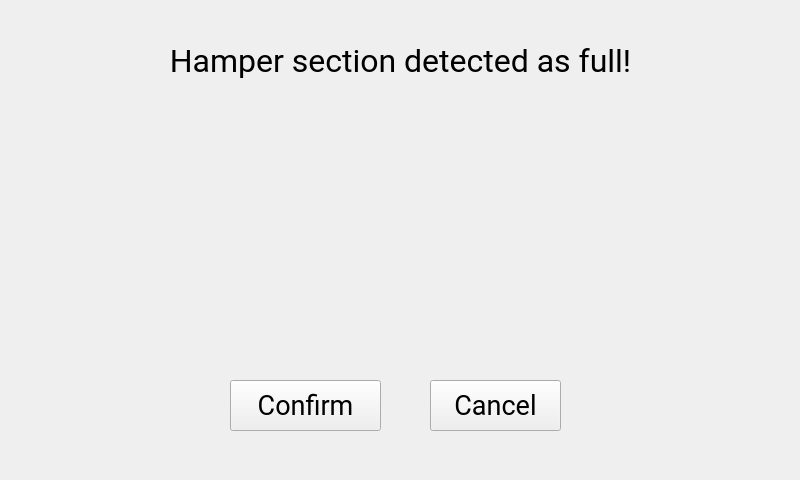
<?xml version="1.0" encoding="UTF-8"?>
<ui version="4.0">
 <class>WashPopup</class>
 <widget class="QMainWindow" name="WashPopup">
  <property name="geometry">
   <rect>
    <x>0</x>
    <y>0</y>
    <width>800</width>
    <height>480</height>
   </rect>
  </property>
  <property name="sizePolicy">
   <sizepolicy hsizetype="Maximum" vsizetype="Maximum">
    <horstretch>0</horstretch>
    <verstretch>0</verstretch>
   </sizepolicy>
  </property>
  <property name="minimumSize">
   <size>
    <width>800</width>
    <height>480</height>
   </size>
  </property>
  <property name="maximumSize">
   <size>
    <width>800</width>
    <height>512</height>
   </size>
  </property>
  <property name="baseSize">
   <size>
    <width>800</width>
    <height>480</height>
   </size>
  </property>
  <property name="windowTitle">
   <string>Laundry Manager and Optimizer</string>
  </property>
  <widget class="QWidget" name="washPopupWidget">
   <property name="minimumSize">
    <size>
     <width>320</width>
     <height>480</height>
    </size>
   </property>
   <property name="maximumSize">
    <size>
     <width>800</width>
     <height>480</height>
    </size>
   </property>
   <property name="baseSize">
    <size>
     <width>320</width>
     <height>480</height>
    </size>
   </property>
   <widget class="QLabel" name="fullDetectedLabel">
    <property name="geometry">
     <rect>
      <x>0</x>
      <y>40</y>
      <width>801</width>
      <height>41</height>
     </rect>
    </property>
    <property name="font">
     <font>
      <family>Roboto</family>
      <pointsize>24</pointsize>
      <weight>50</weight>
      <bold>false</bold>
     </font>
    </property>
    <property name="text">
     <string>Hamper section detected as full!</string>
    </property>
    <property name="alignment">
     <set>Qt::AlignCenter</set>
    </property>
   </widget>
   <widget class="QPushButton" name="confirmWashBtn">
    <property name="geometry">
     <rect>
      <x>230</x>
      <y>380</y>
      <width>151</width>
      <height>51</height>
     </rect>
    </property>
    <property name="font">
     <font>
      <family>Roboto</family>
      <pointsize>20</pointsize>
     </font>
    </property>
    <property name="text">
     <string>Confirm</string>
    </property>
   </widget>
   <widget class="QPushButton" name="cancelWashBtn">
    <property name="geometry">
     <rect>
      <x>430</x>
      <y>380</y>
      <width>131</width>
      <height>51</height>
     </rect>
    </property>
    <property name="font">
     <font>
      <family>Roboto</family>
      <pointsize>20</pointsize>
     </font>
    </property>
    <property name="text">
     <string>Cancel</string>
    </property>
   </widget>
   <widget class="QLabel" name="hamperSectionView">
    <property name="geometry">
     <rect>
      <x>120</x>
      <y>120</y>
      <width>561</width>
      <height>201</height>
     </rect>
    </property>
    <property name="text">
     <string/>
    </property>
    <property name="pixmap">
     <pixmap>img/wash_tl.png</pixmap>
    </property>
    <property name="scaledContents">
     <bool>true</bool>
    </property>
   </widget>
  </widget>
  <widget class="QToolBar" name="mainToolBar">
   <property name="maximumSize">
    <size>
     <width>0</width>
     <height>0</height>
    </size>
   </property>
   <attribute name="toolBarArea">
    <enum>TopToolBarArea</enum>
   </attribute>
   <attribute name="toolBarBreak">
    <bool>false</bool>
   </attribute>
  </widget>
 </widget>
 <layoutdefault spacing="6" margin="11"/>
 <resources/>
 <connections/>
</ui>
